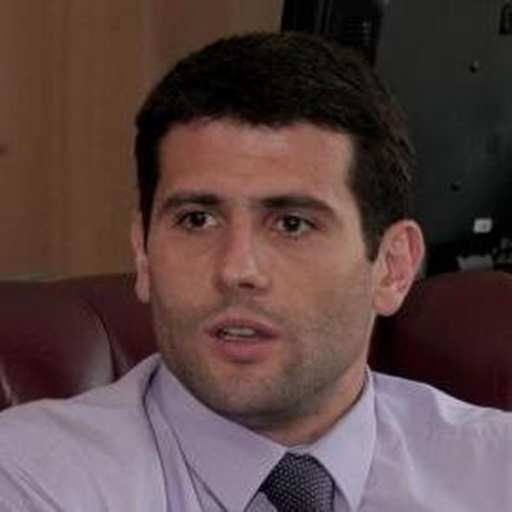
#> input picture sample_images/faces/donor/d_0005_01.jpg, 512 x 512 px
$ python -i facial_manipulation.py   (imports and definitions only)
#> lines starting #> are read from the running program, lines starting #| are printed output that depends on the picture; after the words box and inside, x2 and y2 are one past the last pixel; in counts of white or black regions, pixels touching at a corner belong together
### src/faceguard/io.py
from __future__ import annotations

import json
from pathlib import Path
from typing import Iterable

import cv2
import numpy as np
from PIL import Image


def ensure_rgb_uint8(image: np.ndarray) -> np.ndarray:
    image = np.asarray(image)
    if image.ndim == 2:
        image = np.repeat(image[..., None], 3, axis=2)
    if image.ndim != 3 or image.shape[2] not in (3, 4):
        raise ValueError(f"Expected HxWx3/4 image, received {image.shape}")
    if image.shape[2] == 4:
        image = image[:, :, :3]
    if image.dtype != np.uint8:
        image = image.astype(np.float64)
        if image.size and image.max() <= 1.0:
            image *= 255.0
        image = np.clip(image, 0, 255).astype(np.uint8)
    return image


# [52 lines left out: functions load_rgb, save_rgb, to_binary_vector, load_watermark_vector, save_watermark_vector, not called in this run]

### src/faceguard/attacks/facial_manipulation.py
from __future__ import annotations

from dataclasses import dataclass

import cv2
import numpy as np

from faceguard.io import ensure_rgb_uint8


@dataclass
class AttackImage:
    name: str
    category: str
    image: np.ndarray
    description: str


def _face_box(image: np.ndarray) -> tuple[int, int, int, int]:
    gray = cv2.cvtColor(ensure_rgb_uint8(image), cv2.COLOR_RGB2GRAY)
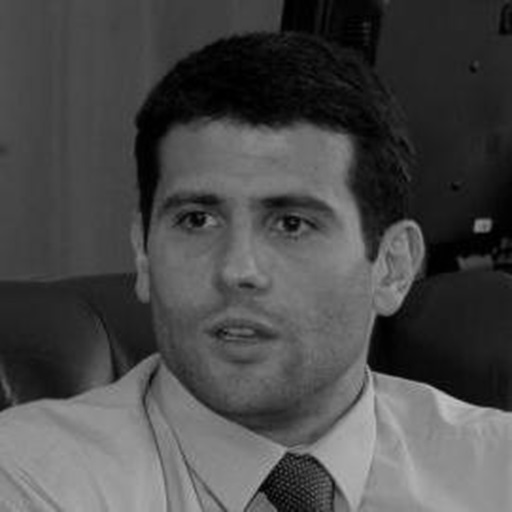
#> gray: shape (512, 512); min 0, max 195, mean 73.7
    detector = cv2.CascadeClassifier(cv2.data.haarcascades + "haarcascade_frontalface_default.xml")
    faces = detector.detectMultiScale(gray, 1.08, 5, minSize=(80, 80))
#> faces = [[114, 121, 259, 259]]
    if len(faces):
        x, y, width, height = max(faces, key=lambda box: int(box[2]) * int(box[3]))
#> x = 114; y = 121; width = 259; height = 259
        return int(x), int(y), int(width), int(height)
    height, width = gray.shape
    face_width, face_height = int(0.52 * width), int(0.68 * height)
    return (width - face_width) // 2, max(0, int(0.12 * height)), face_width, face_height


# [78 lines left out: functions _region, _color_transfer, controlled_face_swap, mouth_blur, eyes_occlusion, cheek_alteration, not called in this run]


def controlled_synthetic_manipulation(image_rgb: np.ndarray) -> np.ndarray:
    """Controlled smoothing/color/warp attack; it is not a trained deepfake model."""
    image = ensure_rgb_uint8(image_rgb).copy()
    x, y, width, height = _face_box(image)
#> x = 114; y = 121; width = 259; height = 259
    face = image[y : y + height, x : x + width].copy()
    smooth = cv2.bilateralFilter(face, 15, 85, 85)
    hsv = cv2.cvtColor(smooth, cv2.COLOR_RGB2HSV).astype(np.float32)
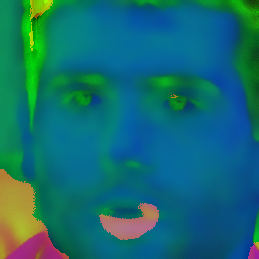
#> hsv: shape (259, 259, 3) float32; mean R, G, B 19.1, 108.9, 112.3
    hsv[:, :, 1] *= 0.82
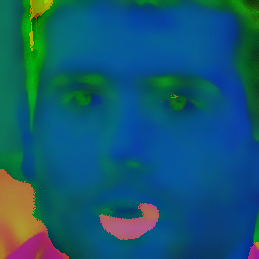
#> hsv: shape (259, 259, 3) float32; mean R, G, B 19.1, 89.3, 112.3
    hsv[:, :, 2] *= 1.07
    smooth = cv2.cvtColor(np.clip(hsv, 0, 255).astype(np.uint8), cv2.COLOR_HSV2RGB)
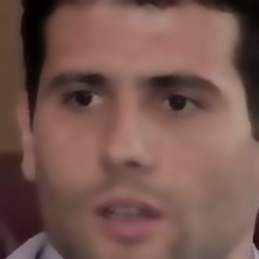
#> smooth: shape (259, 259, 3); mean R, G, B 119.6, 87.2, 79.6
    rows, cols = smooth.shape[:2]
#> rows = 259; cols = 259
    source = np.float32([[0, 0], [cols - 1, 0], [0, rows - 1]])
#> source = [[0, 0], [258, 0], [0, 258]]
    destination = np.float32(
        [[int(0.035 * cols), int(0.020 * rows)], [cols - 1 - int(0.040 * cols), int(0.035 * rows)], [int(0.020 * cols), rows - 1 - int(0.025 * rows)]]
    )
#> destination = [[9, 5], [248, 9], [5, 252]]
    warped = cv2.warpAffine(smooth, cv2.getAffineTransform(source, destination), (cols, rows), borderMode=cv2.BORDER_REFLECT)
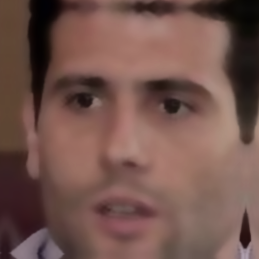
#> warped: shape (259, 259, 3); mean R, G, B 115.9, 84.7, 77.4
    mask = np.zeros((height, width), dtype=np.uint8)
    cv2.ellipse(mask, (width // 2, height // 2), (int(0.47 * width), int(0.48 * height)), 0, 0, 360, 255, -1)
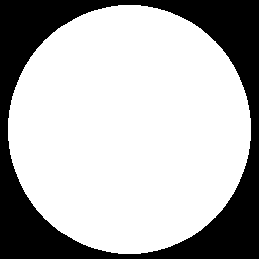
#> mask: shape (259, 259); 70.7% white; 1 black region, box (x1, y1, x2, y2) and area: (0, 0, 259, 259) 19630
    mask = cv2.GaussianBlur(mask, (31, 31), 0)
    alpha = (mask.astype(np.float32) / 255.0)[..., None]
    image[y : y + height, x : x + width] = (alpha * warped + (1.0 - alpha) * face).astype(np.uint8)
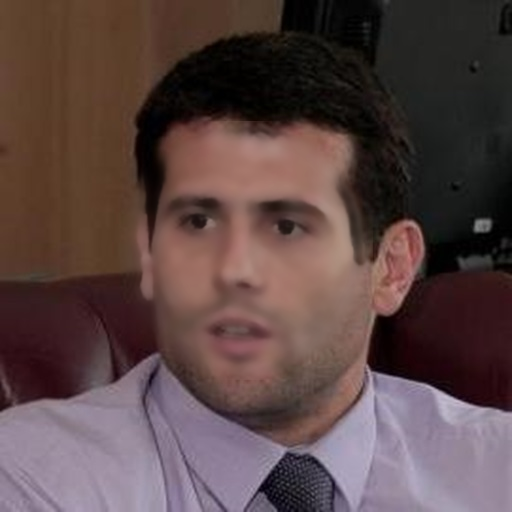
#> image: shape (512, 512, 3); mean R, G, B 89.7, 69.5, 68.5
    return image


# [17 lines left out: function generate_facial_attack_suite, not called in this run]

>>> import cv2
>>> picture = cv2.cvtColor(cv2.imread('../../../sample_images/faces/donor/d_0005_01.jpg'), cv2.COLOR_BGR2RGB)
>>> result = controlled_synthetic_manipulation(picture)

$ run again, on sample_images/faces/donor/d_0006_01.jpg
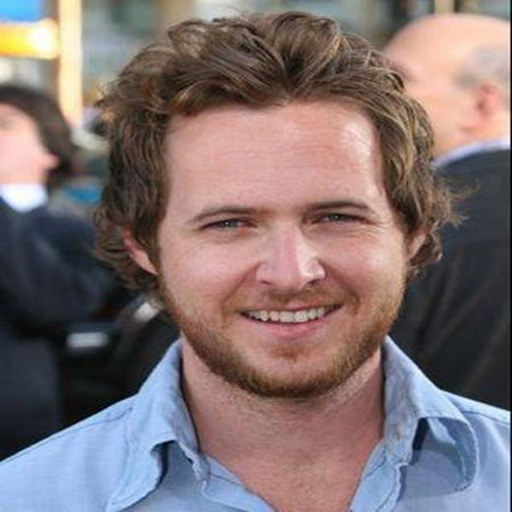
#> input picture sample_images/faces/donor/d_0006_01.jpg, 512 x 512 px
#> faces = [[146, 114, 277, 277]]
#> in _face_box, `x, y, width, height = max(faces, key=lambda box: int(box[2]) * int(box..`: x = 146; y = 114; width = 277
#> in controlled_synthetic_manipulation, `x, y, width, height = _face_box(image)`: x = 146; y = 114; width = 277
#> in controlled_synthetic_manipulation, `cv2.ellipse(mask, (width // 2, height // 2), (int(0.47 * width), int(0..`:
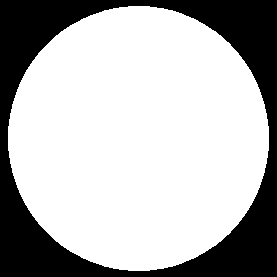
#> mask: shape (277, 277); 70.7% white; 1 black region, box (x1, y1, x2, y2) and area: (0, 0, 277, 277) 22452
#> in controlled_synthetic_manipulation, `image[y : y + height, x : x + width] = (alpha * warped + (1.0 - alpha)..`:
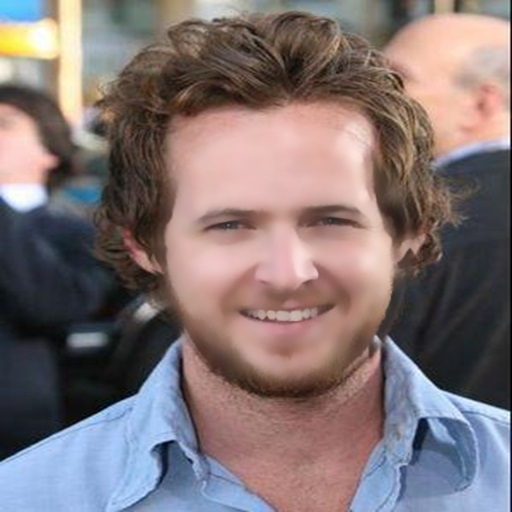
#> image: shape (512, 512, 3); mean R, G, B 129.7, 115.9, 116.8

$ run again, on sample_images/faces/donor/d_0007_01.jpg
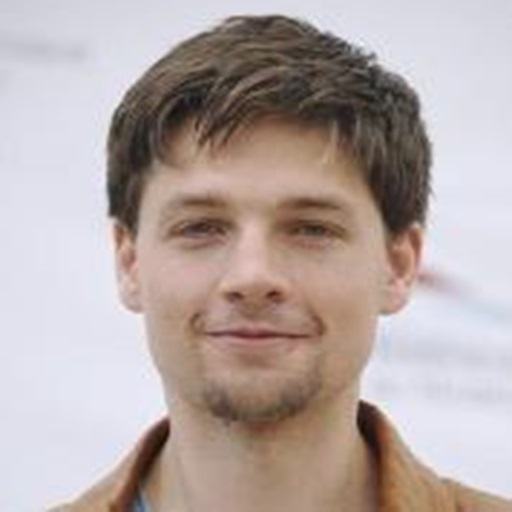
#> input picture sample_images/faces/donor/d_0007_01.jpg, 512 x 512 px
#> faces = [[94, 103, 317, 317]]
#> in _face_box, `x, y, width, height = max(faces, key=lambda box: int(box[2]) * int(box..`: x = 94; y = 103; width = 317
#> in controlled_synthetic_manipulation, `x, y, width, height = _face_box(image)`: x = 94; y = 103; width = 317
#> in controlled_synthetic_manipulation, `cv2.ellipse(mask, (width // 2, height // 2), (int(0.47 * width), int(0..`:
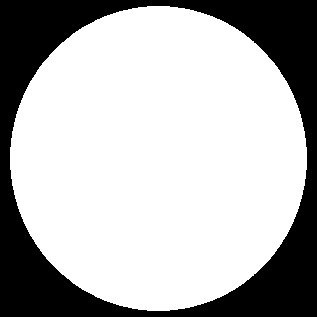
#> mask: shape (317, 317); 70.7% white; 1 black region, box (x1, y1, x2, y2) and area: (0, 0, 317, 317) 29434
#> in controlled_synthetic_manipulation, `image[y : y + height, x : x + width] = (alpha * warped + (1.0 - alpha)..`:
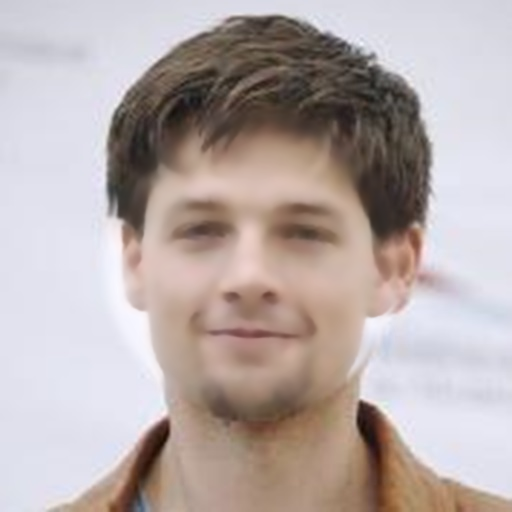
#> image: shape (512, 512, 3); mean R, G, B 183.4, 171.6, 169.8

$ run again, on sample_images/faces/donor/d_0010_01.jpg
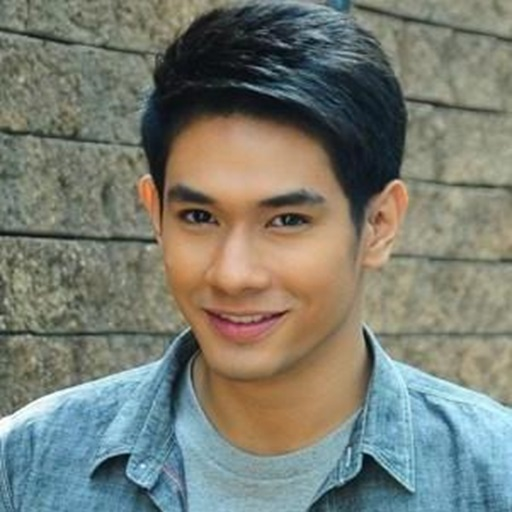
#> input picture sample_images/faces/donor/d_0010_01.jpg, 512 x 512 px
#> faces = [[346, 360, 118, 118], [116, 121, 258, 258]]
#> in _face_box, `x, y, width, height = max(faces, key=lambda box: int(box[2]) * int(box..`: x = 116; y = 121; width = 258
#> in controlled_synthetic_manipulation, `x, y, width, height = _face_box(image)`: x = 116; y = 121; width = 258
#> in controlled_synthetic_manipulation, `image[y : y + height, x : x + width] = (alpha * warped + (1.0 - alpha)..`:
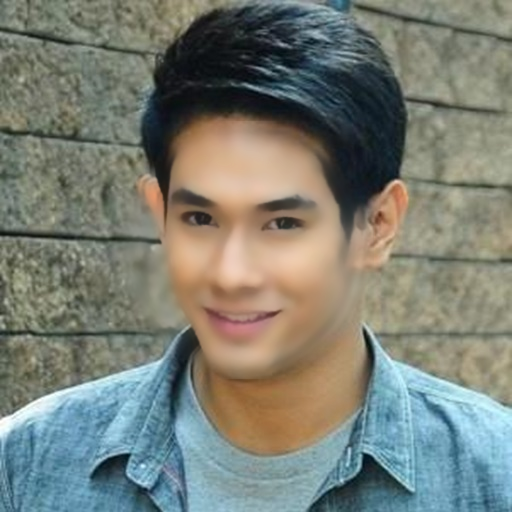
#> image: shape (512, 512, 3); mean R, G, B 122.6, 126.8, 117.3
